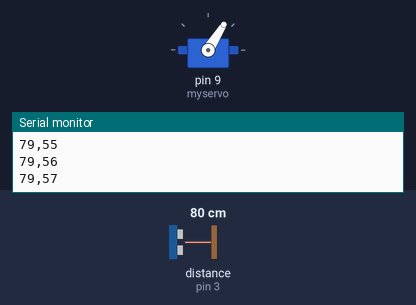
A sketch run on a simulated Arduino Uno, built with avr-gcc and run on an emulated ATmega328P. Shown: servo, the last lines printed to the serial monitor. Wiring (inferred from the names in the program): ultrasonic range finder: trigger pin 4; echo pin 3. The test bench sets the inputs (shaded band); at power-on: distance to the obstacle (sensor on pin 3) 80 cm. The echo pulse lasts 58.3 µs per cm.

Above: at 1.2 s.
1.3 s: distance to the obstacle (sensor on pin 3) set to 35 cm
At 1.68 s:
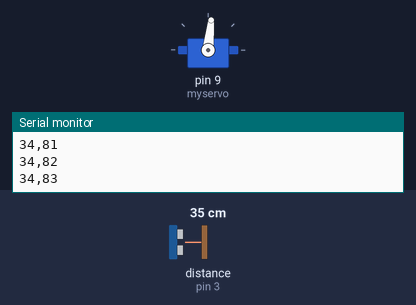
4.3 s: distance to the obstacle (sensor on pin 3) set to 2 cm
At 4.73 s:
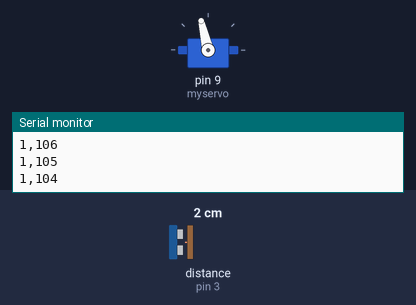
7.3 s: distance to the obstacle (sensor on pin 3) set to 120 cm
At 9.0 s:
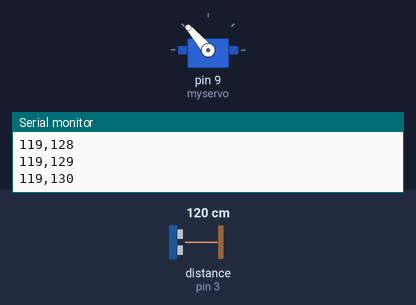
Timing chart, 0 to 16.3 s (numbered marks = the images above; inputs shaded):
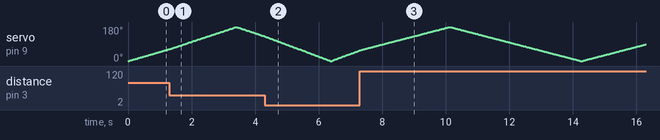

The sketch:

arduino_code.ino
```cpp
#include <Servo.h>

Servo myservo;

#define ECHO_PIN 3
#define TRIG_PIN 4

long duration;
int distance;

void setup() {
  pinMode(ECHO_PIN, INPUT);
  pinMode(TRIG_PIN, OUTPUT);
  Serial.begin(9600);
  myservo.attach(9);  // Servo signal on pin 9
}

int measureDistance() {
  digitalWrite(TRIG_PIN, LOW);
  delayMicroseconds(2);
  digitalWrite(TRIG_PIN, HIGH);
  delayMicroseconds(10);
  digitalWrite(TRIG_PIN, LOW);

  duration = pulseIn(ECHO_PIN, HIGH, 25000);  // 25ms timeout
  if (duration == 0) return 0;  // no echo received

  return duration * 0.0343 / 2;  // distance in cm
}

void loop() {
  // Sweep from 0 to 180 degrees
  for (int angle = 0; angle <= 180; angle++) {
    myservo.write(angle);
    delay(15);  // give servo time to reach

    distance = measureDistance();

    Serial.print(distance);
    Serial.print(",");
    Serial.println(angle);
  }

  // Sweep back from 180 to 0 degrees
  for (int angle = 180; angle >= 0; angle--) {
    myservo.write(angle);
    delay(15);

    distance = measureDistance();

    Serial.print(distance);
    Serial.print(",");
    Serial.println(angle);
  }
}
```
